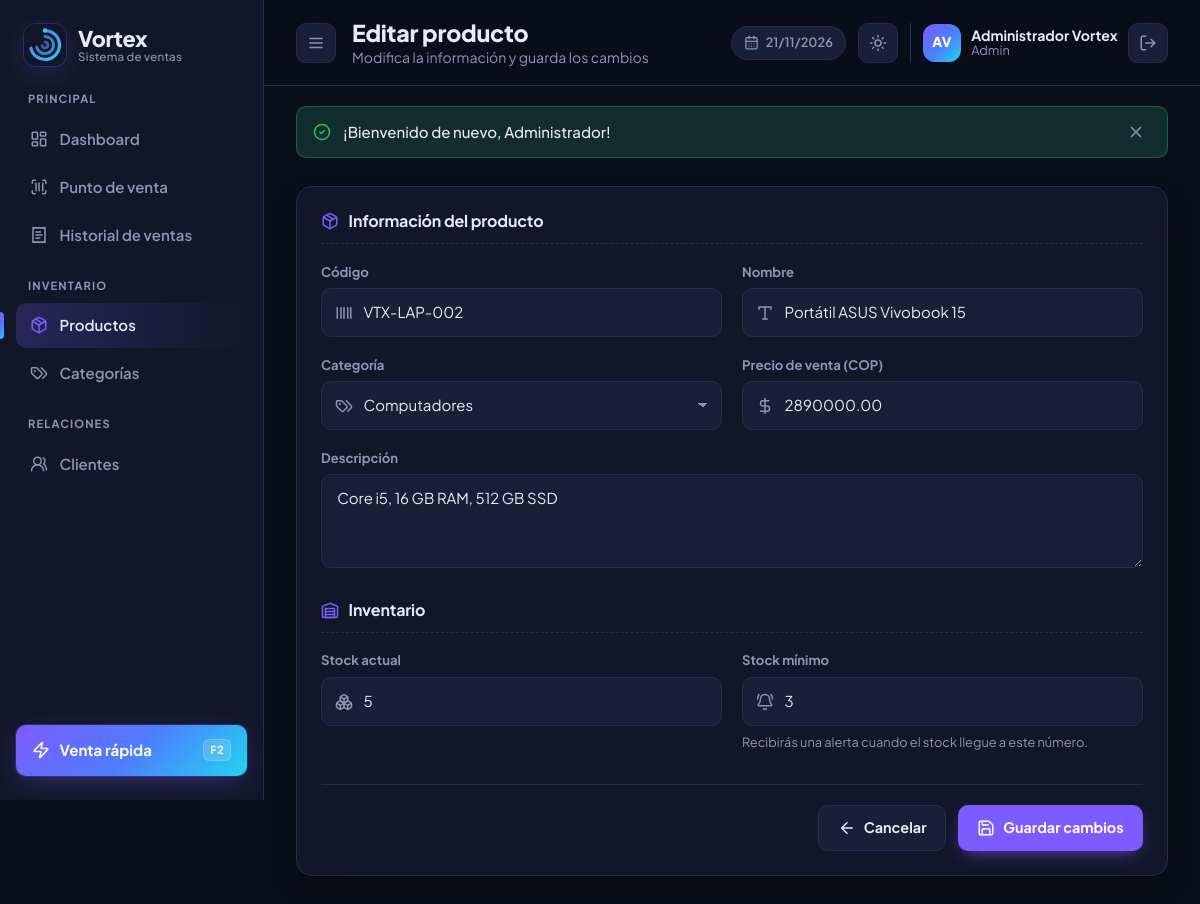
The app's page /index.php?r=productos/editar&id=2 (signed in) with its own data.
### tables this page shows
CREATE TABLE productos (
    id            INT UNSIGNED AUTO_INCREMENT PRIMARY KEY,
    codigo        VARCHAR(30) NOT NULL UNIQUE,
    nombre        VARCHAR(120) NOT NULL,
    descripcion   TEXT NULL,
    categoria_id  INT UNSIGNED NULL,
    precio        DECIMAL(12, 2) NOT NULL DEFAULT 0,
    stock         INT NOT NULL DEFAULT 0,
    stock_minimo  INT NOT NULL DEFAULT 5,
    activo        TINYINT(1) NOT NULL DEFAULT 1,
    created_at    TIMESTAMP NOT NULL DEFAULT CURRENT_TIMESTAMP,
    updated_at    TIMESTAMP NOT NULL DEFAULT CURRENT_TIMESTAMP ON UPDATE CURRENT_TIMESTAMP,
    INDEX idx_productos_nombre (nombre),
    CONSTRAINT fk_productos_categoria FOREIGN KEY (categoria_id) REFERENCES categorias (id) ON DELETE SET NULL,
    CONSTRAINT chk_productos_stock CHECK (stock >= 0)
);

CREATE TABLE categorias (
    id          INT UNSIGNED AUTO_INCREMENT PRIMARY KEY,
    nombre      VARCHAR(80) NOT NULL UNIQUE,
    color       CHAR(7) NOT NULL DEFAULT '#7C5CFF',
    created_at  TIMESTAMP NOT NULL DEFAULT CURRENT_TIMESTAMP
);

### app/Core/View.php (called while the page is built, shortened)
<?php
final class View
{
    private string $directorio;
    public function __construct(?string $directorio = null)
    {
        $this->directorio = $directorio ?? BASE_PATH . '/app/Views';
    }
    public function render(string $plantilla, array $datos = [], ?string $layout = 'layouts/main'): string
    {
        $contenido = $this->incluir($plantilla, $datos);
        return $layout === null
            ? $contenido
            : $this->incluir($layout, array_merge($datos, ['contenido' => $contenido]));
    }
    public function parcial(string $plantilla, array $datos = []): string
    {
        return $this->incluir($plantilla, $datos);
    }
    private function incluir(string $plantilla, array $datos): string
    {
        $archivo = "{$this->directorio}/{$plantilla}.php";
        extract($datos, EXTR_SKIP);
        require $archivo;
        return (string) ob_get_clean();
    }
}

### app/Core/CrudController.php (called while the page is built, shortened)
<?php
abstract class CrudController extends Controller
{
    protected string $carpeta;
    protected string $singular;
    protected bool $femenino = false;
    private ?Model $modelo = null;
    public function editar(): void
    {
        $registro = $this->modelo()->buscar((int) $this->input('id'));
        $this->formulario($registro);
    }
    protected function modelo(): Model
    {
        return $this->modelo ??= $this->crearModelo();
    }
    protected function formulario(array $registro, array $errores = []): void
    {
        $editando = !empty($registro['id']);
        $this->render("{$this->carpeta}/form", array_merge([
            'titulo'    => ($editando ? 'Editar ' : ($this->femenino ? 'Nueva ' : 'Nuevo ')) . mb_strtolower($this->singular),
            'subtitulo' => $editando ? 'Modifica la información y guarda los cambios' : 'Completa los datos del formulario',
            'registro'  => $registro,
            'errores'   => $errores,
            'editando'  => $editando,
        ], $this->datosFormulario()));
    }
}

### app/Core/Router.php (called while the page is built, shortened)
<?php
final class Router
{
    private array $rutas = ['GET' => [], 'POST' => []];
    private function agregar(string $metodo, string $ruta, array $accion): self
    {
        $this->rutas[$metodo][trim($ruta, '/')] = $accion;
        return $this;
    }
    public function despachar(string $ruta, string $metodo): void
    {
        $accion = $this->rutas[strtoupper($metodo)][trim($ruta, '/')] ?? null;
        [$controlador, $funcion] = $accion;
        (new $controlador())->$funcion();
    }
}

### public/index.php (called while the page is built, shortened)
<?php
$router = new App\Core\Router();
try {
    $router->despachar($_GET['r'] ?? 'dashboard', $_SERVER['REQUEST_METHOD'] ?? 'GET');
} catch (PDOException $e) {
    http_response_code(500);
    echo (new App\Core\View())->render('errores/error', [
        'mensaje' => 'No fue posible conectar con la base de datos. Verifica config/config.php e importa database/vortex.sql.',
        'detalle' => App\Core\Config::get('app.debug') ? $e->getMessage() : null,
    ], null);
}

### app/helpers.php (called while the page is built, shortened)
<?php
function e($valor): string
{
    return htmlspecialchars((string) $valor, ENT_QUOTES, 'UTF-8');
}
function url(string $ruta = 'dashboard', array $parametros = []): string
{
    return 'index.php?' . http_build_query(array_merge(['r' => $ruta], $parametros));
}

### app/Core/Model.php (called while the page is built, shortened)
<?php
abstract class Model
{
    protected string $tabla;
    protected string $clavePrimaria = 'id';
    protected PDO $db;
    public function __construct(?PDO $db = null)
    {
        $this->db = $db ?? Database::conexion();
    }
    public function todos(string $orden = 'id DESC'): array
    {
        return $this->consultar("SELECT * FROM {$this->tabla} ORDER BY {$orden}");
    }
    public function buscar(int $id): ?array
    {
        return $this->consultarUno(
            "SELECT * FROM {$this->tabla} WHERE {$this->clavePrimaria} = ?",
            [$id]
        );
    }
    protected function consultar(string $sql, array $parametros = []): array
    {
        $sentencia = $this->db->prepare($sql);
        $sentencia->execute($parametros);
        return $sentencia->fetchAll();
    }
    protected function consultarUno(string $sql, array $parametros = []): ?array
    {
        $sentencia = $this->db->prepare($sql);
        $sentencia->execute($parametros);
        return $sentencia->fetch() ?: null;
    }
}

### app/autoload.php (called while the page is built, shortened)
<?php
spl_autoload_register(function (string $clase): void {
    $prefijo = 'App\\';
    $archivo = BASE_PATH . '/app/' . str_replace('\\', '/', substr($clase, strlen($prefijo))) . '.php';
});

### app/Core/Config.php (called while the page is built, shortened)
<?php
final class Config
{
    private static array $valores = [];
    public static function cargar(string $archivo): void
    {
        self::$valores = require $archivo;
    }
    public static function get(string $clave, $defecto = null)
    {
        $valor = self::$valores;
        foreach (explode('.', $clave) as $parte) {
            $valor = $valor[$parte];
        }
        return $valor;
    }
}

### app/Core/Database.php (called while the page is built, shortened)
<?php
final class Database
{
    private static ?PDO $conexion = null;
    public static function conexion(): PDO
    {
        if (self::$conexion === null) {
            $c = Config::get('db');
            $dsn = sprintf(
                'mysql:host=%s;port=%d;dbname=%s;charset=%s',
                $c['host'],
                $c['puerto'],
                $c['nombre'],
                $c['charset']
            );
            self::$conexion = new PDO($dsn, $c['usuario'], $c['clave'], [
                PDO::ATTR_ERRMODE            => PDO::ERRMODE_EXCEPTION,
                PDO::ATTR_DEFAULT_FETCH_MODE => PDO::FETCH_ASSOC,
                PDO::ATTR_EMULATE_PREPARES   => false,
            ]);
            self::$conexion->exec("SET time_zone = '" . date('P') . "'");
        }
        return self::$conexion;
    }
}

### app/Controllers/ProductoController.php (called while the page is built, shortened)
<?php
class ProductoController extends CrudController
{
    protected function crearModelo(): Model
    {
        return new Producto();
    }
    protected function datosFormulario(): array
    {
        return ['categorias' => (new Categoria())->todos('nombre ASC')];
    }
}

### app/Views/productos/form.php (the view, shortened to what this page needs)
<?php
$valor = fn (string $campo, $defecto = '') => $registro[$campo] ?? $defecto;
$error = fn (string $campo) => $errores[$campo] ?? null;
?>
<form method="post" action="<?= url('productos/guardar') ?>" class="tarjeta formulario" novalidate>
    <div class="formulario-seccion">
        <h2><i data-lucide="package"></i>Información del producto</h2>
        <div class="rejilla-campos">
            <?= $this->parcial('partials/campo', ['nombre' => 'codigo', 'etiqueta' => 'Código', 'valor' => $valor('codigo'), 'error' => $error('codigo'), 'icono' => 'barcode', 'atributos' => 'required maxlength="30" placeholder="VTX-XXX-000"']) ?>
            <?= $this->parcial('partials/campo', ['nombre' => 'nombre', 'etiqueta' => 'Nombre', 'valor' => $valor('nombre'), 'error' => $error('nombre'), 'icono' => 'type', 'atributos' => 'required maxlength="120"']) ?>
            <label class="campo">
                <span class="campo-etiqueta">Categoría</span>
                <span class="campo-control con-icono">
                    <select name="categoria_id">
                        <?php foreach ($categorias as $c): ?>
                            <option value="<?= (int) $c['id'] ?>" <?= (string) $valor('categoria_id') === (string) $c['id'] ? 'selected' : '' ?>><?= e($c['nombre']) ?></option>
                        <?php endforeach; ?>
                    </select>
                </span>
            </label>
            <?= $this->parcial('partials/campo', ['nombre' => 'precio', 'etiqueta' => 'Precio de venta (COP)', 'tipo' => 'number', 'valor' => $valor('precio'), 'error' => $error('precio'), 'icono' => 'dollar-sign', 'atributos' => 'required min="1" step="0.01"']) ?>
            <?= $this->parcial('partials/campo', ['nombre' => 'descripcion', 'etiqueta' => 'Descripción', 'tipo' => 'textarea', 'valor' => $valor('descripcion'), 'ancho' => 'completo', 'atributos' => 'placeholder="Opcional"']) ?>
        </div>
    </div>
    <div class="formulario-seccion">
        <h2><i data-lucide="warehouse"></i>Inventario</h2>
        <div class="rejilla-campos">
            <?= $this->parcial('partials/campo', ['nombre' => 'stock', 'etiqueta' => 'Stock actual', 'tipo' => 'number', 'valor' => $valor('stock', 0), 'error' => $error('stock'), 'icono' => 'boxes', 'atributos' => 'min="0" step="1"']) ?>
            <?= $this->parcial('partials/campo', ['nombre' => 'stock_minimo', 'etiqueta' => 'Stock mínimo', 'tipo' => 'number', 'valor' => $valor('stock_minimo', 5), 'error' => $error('stock_minimo'), 'icono' => 'bell-ring', 'ayuda' => 'Recibirás una alerta cuando el stock llegue a este número.', 'atributos' => 'min="0" step="1"']) ?>
        </div>
    </div>
    <?= $this->parcial('partials/form-acciones', ['ruta' => 'productos', 'editando' => $editando]) ?>
</form>

### app/Views/partials/campo.php (shortened to what this page needs)
<?php
$tipo      = $tipo ?? 'text';
$valor     = $valor ?? '';
$error     = $error ?? null;
$atributos = $atributos ?? '';
$clases    = trim('campo ' . ($error ? 'campo--error ' : '') . (($ancho ?? '') === 'completo' ? 'campo--completo' : ''));
?>
<label class="<?= $clases ?>">
    <span class="campo-etiqueta"><?= e($etiqueta) ?></span>
    <span class="campo-control <?= !empty($icono) ? 'con-icono' : '' ?>">
        <?php if ($tipo === 'textarea'): ?>
            <textarea name="<?= e($nombre) ?>" rows="3" <?= $atributos ?>><?= e($valor) ?></textarea>
        <?php else: ?>
            <input type="<?= e($tipo) ?>" name="<?= e($nombre) ?>" value="<?= e($valor) ?>" <?= $atributos ?>>
        <?php endif; ?>
    </span>
    <?php if ($error): ?>
        <small class="campo-mensaje campo-mensaje--error"><?= e($error) ?></small>
    <?php elseif (!empty($ayuda)): ?>
        <small class="campo-mensaje"><?= e($ayuda) ?></small>
    <?php endif; ?>
</label>

### public/assets/css/vortex.css (style rules this page uses)
:root { --vx-primario: #7C5CFF; --vx-primario-hover: #6B48F7; --vx-acento: #22D3EE; --vx-degradado: linear-gradient(135deg, #7C5CFF 0%, #4F7BFF 50%, #22D3EE 100%); --vx-exito: #22C55E; --vx-alerta: #F59E0B; --vx-peligro: #F43F5E; --vx-info: #3B82F6; --vx-fondo: #0A0E1A; --vx-superficie: #111729; --vx-superficie-2: #182037; --vx-superficie-3: #1F2945; --vx-borde: #242E4C; --vx-texto: #E7EAF6; --vx-texto-suave: #8C95B3; --vx-sombra: 0 12px 32px -14px rgba(0, 0, 0, .6); --vx-brillo: 0 0 0 1px rgba(124, 92, 255, .25), 0 8px 30px -8px rgba(124, 92, 255, .45); --vx-fuente: 'Plus Jakarta Sans', system-ui, -apple-system, 'Segoe UI', sans-serif; --vx-mono: 'JetBrains Mono', ui-monospace, monospace; --vx-radio: 16px; --vx-radio-sm: 10px; --vx-espacio: 1.5rem; --vx-sidebar: 264px; --vx-transicion: 180ms cubic-bezier(.4, 0, .2, 1); }
*, *::before, *::after { box-sizing: border-box; }
html { -webkit-font-smoothing: antialiased; }
body { margin: 0; font-family: var(--vx-fuente); font-size: 15px; line-height: 1.5; color: var(--vx-texto); background: var(--vx-fondo); transition: background var(--vx-transicion), color var(--vx-transicion); }
h1, h2, h3 { margin: 0; line-height: 1.25; letter-spacing: -.01em; }
small { font-size: .8rem; }
button, input, select, textarea { font: inherit; color: inherit; }
[data-lucide], svg.lucide { width: 18px; height: 18px; flex-shrink: 0; stroke-width: 2; }
.tarjeta { background: var(--vx-superficie); border: 1px solid var(--vx-borde); border-radius: var(--vx-radio); padding: var(--vx-espacio); box-shadow: var(--vx-sombra); }
.formulario { display: flex; flex-direction: column; gap: 2rem; max-width: 920px; }
.formulario-seccion h2 { display: flex; align-items: center; gap: .6rem; font-size: 1rem; margin-bottom: 1.1rem; padding-bottom: .75rem; border-bottom: 1px dashed var(--vx-borde); }
.formulario-seccion h2 [data-lucide], .formulario-seccion h2 svg { color: var(--vx-primario); }
.rejilla-campos { display: grid; grid-template-columns: repeat(2, minmax(0, 1fr)); gap: 1.1rem 1.25rem; }
.campo { display: flex; flex-direction: column; gap: .45rem; }
.campo--completo { grid-column: 1 / -1; }
.campo-etiqueta { font-size: .82rem; font-weight: 700; color: var(--vx-texto-suave); }
.campo-control { position: relative; display: flex; align-items: center; }
.campo-control input, .campo-control select, .campo-control textarea { width: 100%; padding: .75rem .95rem; background: var(--vx-superficie-2); border: 1px solid var(--vx-borde); border-radius: var(--vx-radio-sm); outline: none; transition: border-color var(--vx-transicion), box-shadow var(--vx-transicion), background var(--vx-transicion); }
.campo-control select { appearance: none; cursor: pointer; background-image: linear-gradient(45deg, transparent 50%, var(--vx-texto-suave) 50%), linear-gradient(135deg, var(--vx-texto-suave) 50%, transparent 50%); background-position: calc(100% - 18px) 50%, calc(100% - 13px) 50%; background-size: 5px 5px; background-repeat: no-repeat; padding-right: 2.5rem; }
.campo-control textarea { resize: vertical; min-height: 90px; }
.con-icono input, .con-icono select { padding-left: 2.6rem; }
.campo-mensaje { color: var(--vx-texto-suave); }

### records on screen
productos: codigo "VTX-LAP-002", nombre "Portátil ASUS Vivobook 15", categoria_id "Computadores", precio "2890000.00", descripcion "Core i5, 16 GB RAM, 512 GB SSD", stock "5", stock_minimo "3"

### other values on screen
$seccion "PRINCIPAL"
$item['texto'] "Dashboard"
$item['texto'] "Punto de venta"
$item['texto'] "Historial de ventas"
$seccion "INVENTARIO"
$item['texto'] "Productos"
$item['texto'] "Categorías"
$seccion "RELACIONES"
$item['texto'] "Clientes"
$titulo "Editar producto"
$subtitulo "Modifica la información y guarda los cambios"
iniciales($usuario['nombre']) "AV"
$usuario['nombre'] "Administrador Vortex"
$usuario['rol'] "Admin"
$f['mensaje'] "¡Bienvenido de nuevo, Administrador!"
